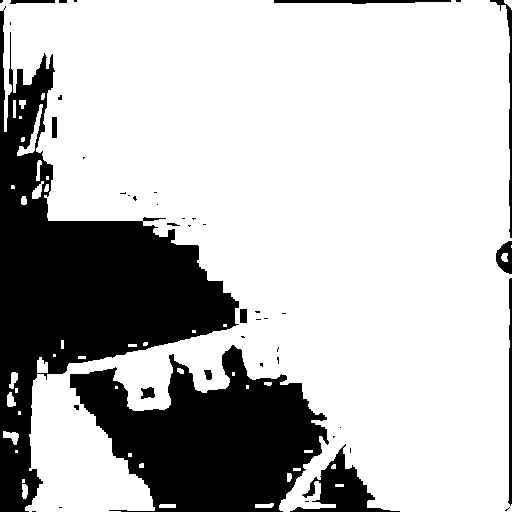
#> input picture examples/cleaned_conditioning.png, 512 x 512 px
$ python -i sketch_preprocessing_service.py   (imports and definitions only)
#> lines starting #> are read from the running program, lines starting #| are printed output that depends on the picture; after the words box and inside, x2 and y2 are one past the last pixel; in counts of white or black regions, pixels touching at a corner belong together
#> further down, picture is the input picture: shape (512, 512, 3); 73.9% white; 45 black regions (30 under 20 px), largest, box (x1, y1, x2, y2) and area: (0, 6, 239, 512) 38380, (70, 345, 329, 512) 24770, (290, 444, 400, 512) 2348
"""Sketch Preprocessing Service for SketchSpace AI.
Transforms hand-drawn paper sketches, digital sketches, and photographs
into clean, high-contrast white-on-black scribble representations expected
by ControlNet Scribble v1.1 (0 = pitch black background, 255 = white linework).

Handles:
- Uneven room lighting, paper shadows, camera vignette.
- Blue marker, black ink, and graphite pencil strokes.
- Canvas drawings with pure white backgrounds.
- Screenshots or photos with outer borders/desks (auto-crop to drawing bounds).
- Pre-inverted or dark-mode drawings.
- Aspect ratio letterboxing to 512x512 with black padding.
- SHA-256 hash calculation for lineage and integrity verification.
"""

import hashlib
import io
import logging
from typing import Tuple, Dict, Any, Optional

import cv2
import numpy as np
from PIL import Image

logger = logging.getLogger("SketchPreprocessingService")


# [12 lines left out: functions compute_sha256, compute_image_sha256, not called in this run]


class SketchPreprocessor:
    """Robust architectural sketch normalization for ControlNet Scribble."""

    @staticmethod
    def auto_crop_canvas(bgr_img: np.ndarray) -> np.ndarray:
        """Detect and crop if image contains a framed canvas or paper surrounded by dark borders.

        If a user takes a screenshot of the app or photographed paper on a dark desk,
        this extracts the central active paper region.
        """
        h, w = bgr_img.shape[:2]
#> h = 512; w = 512
        gray = cv2.cvtColor(bgr_img, cv2.COLOR_BGR2GRAY)
#> gray: shape (512, 512); 73.9% white; 45 black regions (30 under 20 px)

        # Threshold to locate bright paper / canvas region
        _, thresh = cv2.threshold(gray, 60, 255, cv2.THRESH_BINARY)
        contours, _ = cv2.findContours(thresh, cv2.RETR_EXTERNAL, cv2.CHAIN_APPROX_SIMPLE)
#> contours = 46 contours, 27 with area under 20; largest, box (x1, y1, x2, y2) and area: (0, 0, 512, 512) 190409, (17, 104, 43, 156) 260, (37, 357, 48, 373) 116, (3, 431, 19, 445) 102, (32, 181, 44, 199) 90

        best_box = None
        max_area = 0
        min_canvas_area = w * h * 0.15  # At least 15% of total image
#> min_canvas_area = 39321.6

        for cnt in contours:
            area = cv2.contourArea(cnt)
            if area > min_canvas_area and area > max_area:
                bx, by, bw, bh = cv2.boundingRect(cnt)
                # Aspect ratio check: architectural sketches are generally not razor thin slivers
                aspect = bw / float(bh)
                if 0.35 <= aspect <= 2.8:
                    max_area = area
                    best_box = (bx, by, bw, bh)
#> this loop made 46 passes
#> (area, bx, by, bw, bh, aspect, max_area) on pass 46: (190409, 0, 0, 512, 512, 1, 190409)
#> area on passes 1, 2, 4, 6, 13, 15: 47.5, 55.5, 60.5, 28.5, 102.5, 77.5
#> after the loop, aspect = 1; bh = 512; bw = 512; bx = 0; by = 0; max_area = 190409

        # Only crop if there is a clearly bounded inner region taking less than 85% of total image
        if best_box and (max_area < w * h * 0.88):
            bx, by, bw, bh = best_box
            # Slightly inset (2px) to remove the border stroke itself if framing
            bx = min(w - 1, max(0, bx + 2))
#> bx = 2
            by = min(h - 1, max(0, by + 2))
#> by = 2
            bw = max(10, bw - 4)
#> bw = 508
            bh = max(10, bh - 4)
#> bh = 508
            logger.info(f"Auto-cropped outer border: box=({bx}, {by}, {bw}, {bh})")
            return bgr_img[by:by + bh, bx:bx + bw]
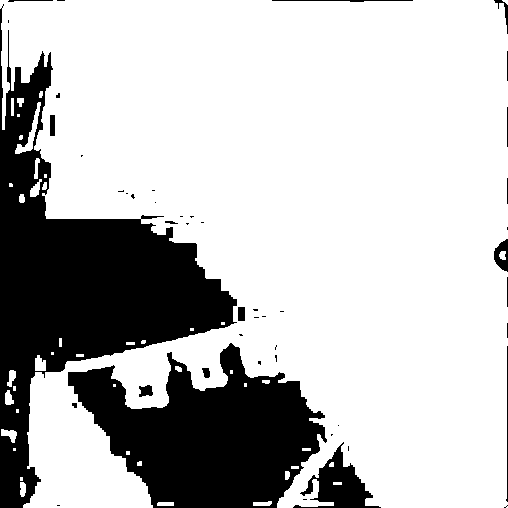
#> returned value: shape (508, 508, 3); 74.7% white; 47 black regions (29 under 20 px), largest, box (x1, y1, x2, y2) and area: (0, 4, 237, 508) 37328, (68, 343, 327, 508) 24465, (293, 442, 381, 508) 2141

        return bgr_img

    # [133 lines left out: functions extract_strokes, letterbox_pad, process_sketch, not called in this run]

>>> import cv2
>>> picture = cv2.imread('../../examples/cleaned_conditioning.png')
>>> result = SketchPreprocessor().auto_crop_canvas(picture)

$ run again, on examples/test_sketch_office.png
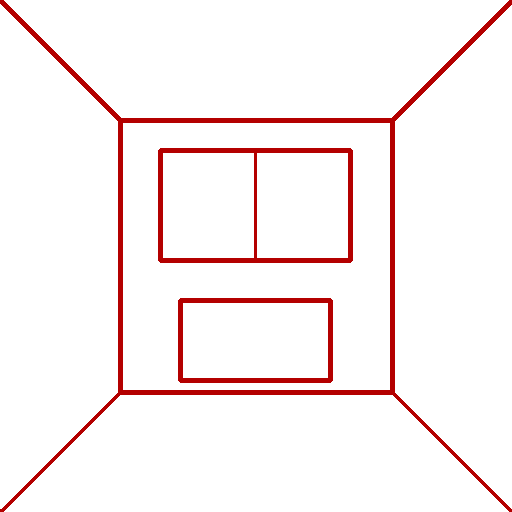
#> input picture examples/test_sketch_office.png, 512 x 512 px
#> picture is the input picture: shape (512, 512, 3); mean B, G, R 241.5, 241.5, 251
#> in auto_crop_canvas, `gray = cv2.cvtColor(bgr_img, cv2.COLOR_BGR2GRAY)`:
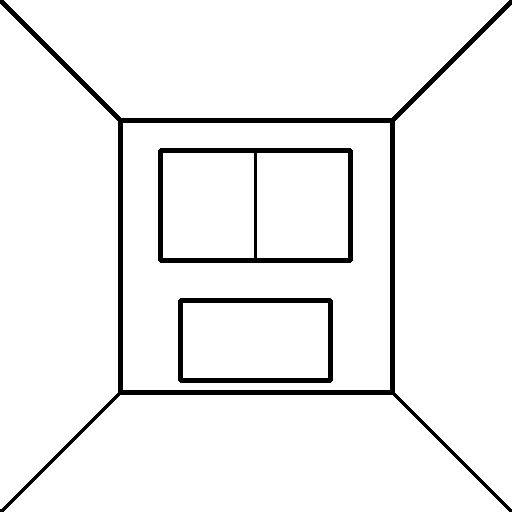
#> gray: shape (512, 512); values 54 (black) and 255 (white), 94.7% white; 3 black regions, box (x1, y1, x2, y2) and area: (0, 0, 512, 512) 8261, (158, 148, 353, 263) 3303, (178, 298, 333, 383) 2288
#> thresh: shape (512, 512); 94.7% white; 3 black regions
#> contours = 5 contours; box (x1, y1, x2, y2) and area: (123, 123, 390, 390) 70756, (0, 4, 118, 509) 45396, (4, 0, 509, 118) 45279, (4, 395, 509, 512) 45008, (395, 5, 512, 509) 44892
#> the loop in auto_crop_canvas, `for cnt in contours:` made 5 passes
#> (cnt, area, bx, by, bw, bh, aspect, max_area) on pass 2: ([[123, 123], [123, 389], [389, 389], [389, 123]], 70756, 123, 123, 267, 267, 1, 70756)
#> after the loop in auto_crop_canvas, `for cnt in contours:`: aspect = 1; bh = 267; bx = 123; max_area = 70756
#> in auto_crop_canvas, `bx = min(w - 1, max(0, bx + 2))`: bx = 125
#> in auto_crop_canvas, `bw = max(10, bw - 4)`: bw = 263
#> in auto_crop_canvas, `return bgr_img[by:by + bh, bx:bx + bw]`:
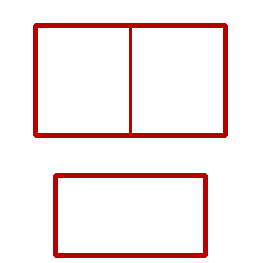
#> returned value: shape (263, 263, 3); mean of channels 0, 1, 2 234.4, 234.4, 248.9; drawn as B, G, R

$ run again, on examples/verified_conditioning_fan.png
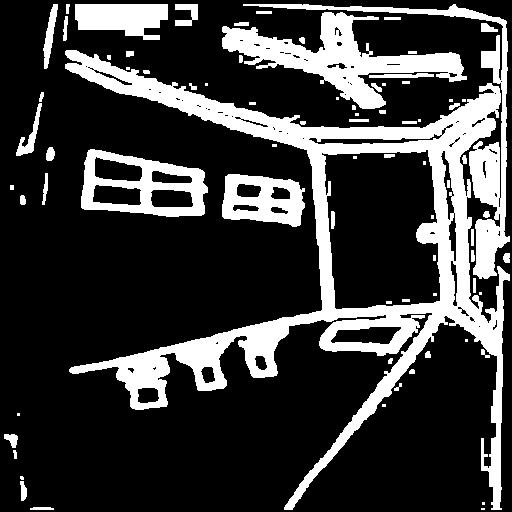
#> input picture examples/verified_conditioning_fan.png, 512 x 512 px
#> picture is the input picture: shape (512, 512, 3); 23.3% white; 78 white regions (24 under 20 px), largest, box (x1, y1, x2, y2) and area: (65, 50, 510, 510) 34227, (222, 12, 467, 109) 7811, (243, 4, 510, 279) 5933
#> gray: shape (512, 512); 23.3% white; 78 white regions (24 under 20 px)
#> contours = 68 contours, 29 with area under 20; largest, box (x1, y1, x2, y2) and area: (65, 50, 510, 510) 51057, (222, 12, 467, 109) 7543, (81, 149, 208, 217) 6422, (243, 4, 510, 279) 5300, (222, 174, 305, 227) 3372
#> the loop in auto_crop_canvas, `for cnt in contours:` made 68 passes
#> (area, bx, by, bw, bh, aspect, max_area) on pass 56: (51057, 65, 50, 445, 460, 0.967, 51057)
#> after the loop in auto_crop_canvas, `for cnt in contours:`: aspect = 0.967; bh = 460; bw = 445; bx = 65; by = 50; max_area = 51057
#> in auto_crop_canvas, `bx = min(w - 1, max(0, bx + 2))`: bx = 67
#> in auto_crop_canvas, `by = min(h - 1, max(0, by + 2))`: by = 52
#> in auto_crop_canvas, `bw = max(10, bw - 4)`: bw = 441
#> in auto_crop_canvas, `bh = max(10, bh - 4)`: bh = 456
#> in auto_crop_canvas, `return bgr_img[by:by + bh, bx:bx + bw]`:
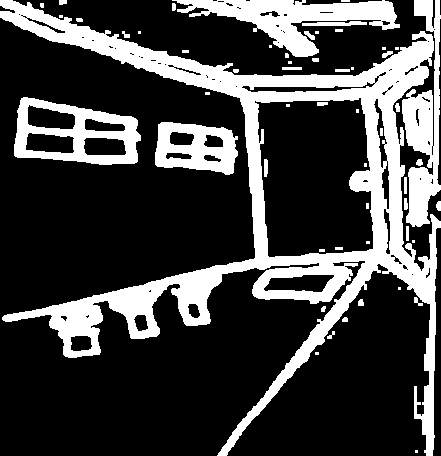
#> returned value: shape (456, 441, 3); 25.8% white; 55 white regions (22 under 20 px), largest, box (x1, y1, x2, y2) and area: (0, 0, 441, 456) 34131, (172, 0, 400, 57) 5097, (402, 0, 441, 227) 4340
